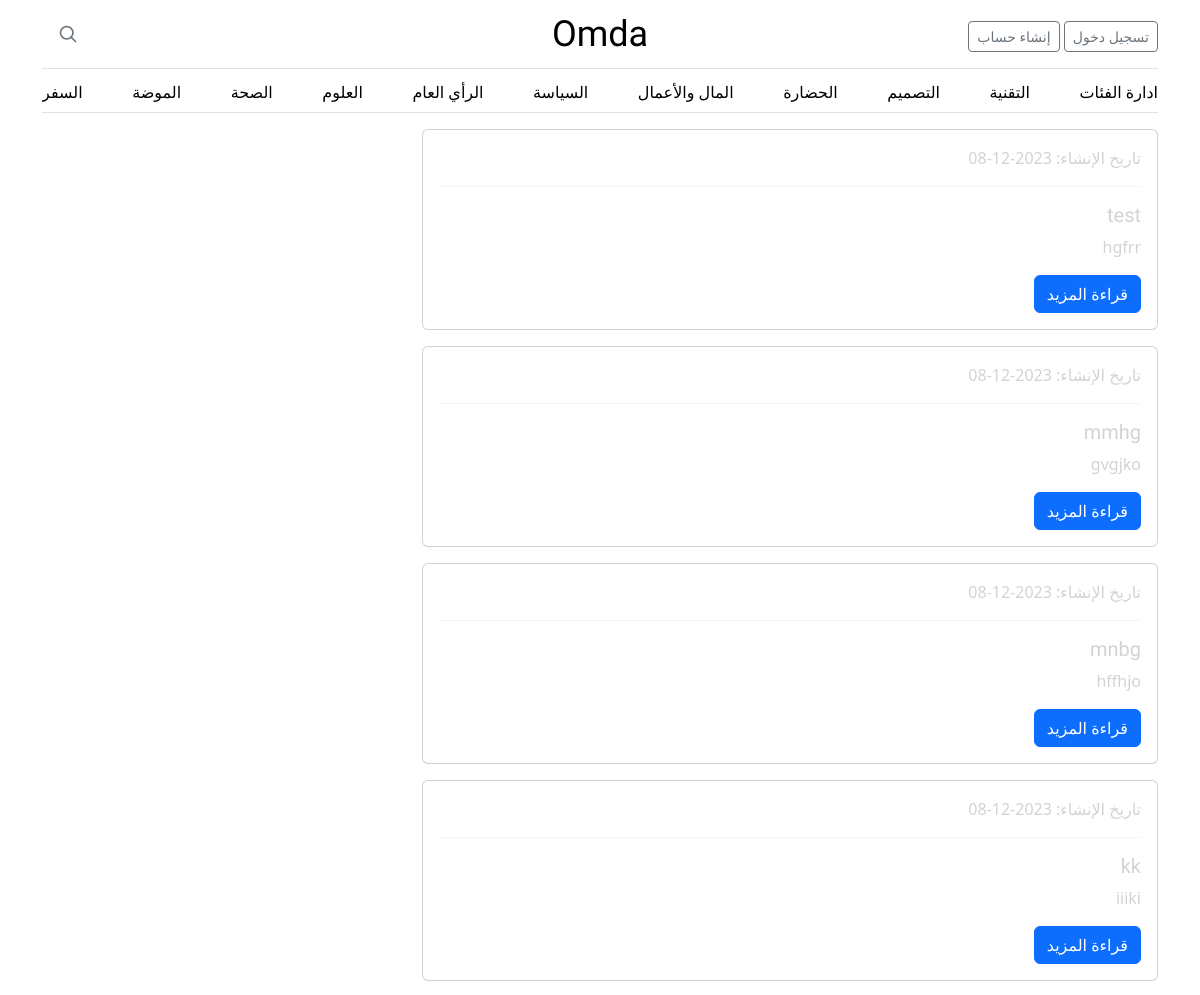
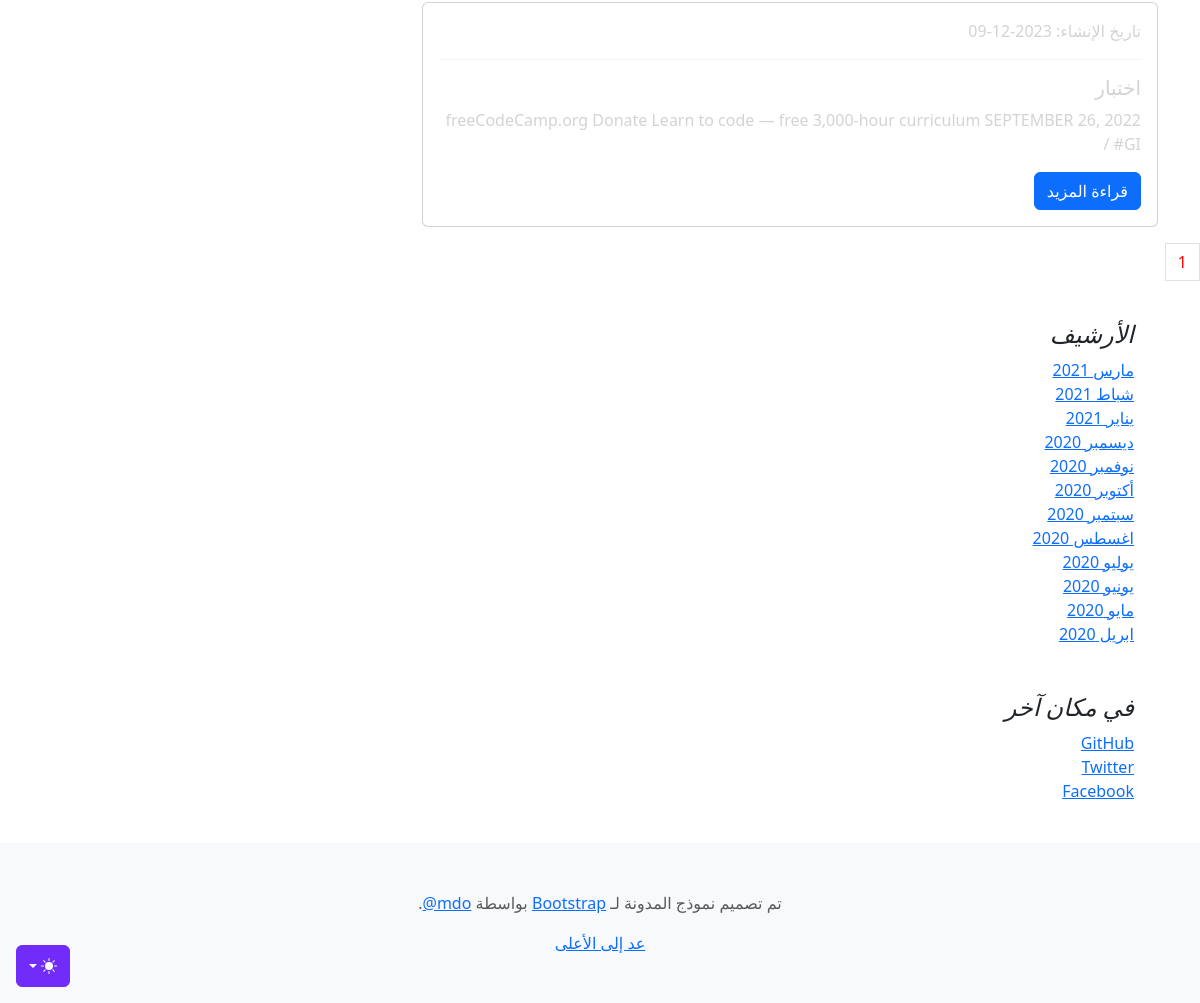
The page / on the database its author committed (2 pictures, top to bottom).
### app/models.py (models this page shows)
class Post(db.Model):
    id = db.Column(db.Integer, primary_key=True)
    title = db.Column(db.String)
    content = db.Column(db.String)
    created_at = db.Column(db.DateTime, default=datetime.utcnow)
    is_read = db.Column(db.Boolean, default=False)
    user_id = db.Column(db.Integer, db.ForeignKey("user.id"))
    category_id = db.Column(db.Integer, db.ForeignKey("category.id"))
    category = db.relationship("Category", back_populates="posts")
    comments = db.relationship(
        "Comment", back_populates="post", cascade="all, delete-orphan"
    )

### app/viwes/viwes.py (the view)
@viwe.route("/")
def index():
    page = request.args.get("page", 1, type=int)
    pagination = Post.query.order_by(Post.id).paginate(page, per_page=15)
    posts = Post.query.order_by(Post.created_at.desc()).all()
    return render_template("index.html", pagination=pagination, posts=posts)

### app/templates/index.html (shortened to what this page needs)
{% extends "layout.html" %}
{% block content %}
{% for post in pagination.items%}
<div class="container">
  <div class="row">
    <div class="col-md-8">
      <div class="card mb-3">
        <div class="card-body" style="color: {% if post.is_read %}lightgray{% else %}red{% endif %}">
<p class="card-text">تاريخ الإنشاء: {{ post.created_at.strftime("%Y-%m-%d") }}</p>
              <hr>
          <h5 class="card-title">{{ post.title }}</h5>
          <p class="card-text">{{ post.content[:100]|safe }}</p>
              <a href="/articles/{{post.id}}" class="btn btn-primary">قراءة المزيد</a>
        </div>
      </div>
    </div>
  </div>
</div>
{% endfor %}
 <nav aria-label="...">
  <ul class="pagination">
    {% for number in pagination.iter_pages() %}
               {% if pagination.page != number %}
    <li class="page-item"><a class="page-link" href="{{ url_for('viwe.index', page=number) }}">
                    {{ number }}
</a></li>
     {% else %}
            <span class='page-link' style="color:red;">{{ number }}</span>
        {% endif %}
    {% endfor %}
  </ul>
</nav>
<main class="container">
        <div class="p-4">
          <h4 class="fst-italic">الأرشيف</h4>
          <ol class="list-unstyled mb-0">
            <li><a href="#">مارس 2021</a></li>
            <li><a href="#">شباط 2021</a></li>
            <li><a href="#">يناير 2021</a></li>
            <li><a href="#">ديسمبر 2020</a></li>
            <li><a href="#">نوفمبر 2020</a></li>
            <li><a href="#">أكتوبر 2020</a></li>
            <li><a href="#">سبتمبر 2020</a></li>
            <li><a href="#">اغسطس 2020</a></li>
            <li><a href="#">يوليو 2020</a></li>
            <li><a href="#">يونيو 2020</a></li>
            <li><a href="#">مايو 2020</a></li>
            <li><a href="#">ابريل 2020</a></li>
          </ol>
        </div>
        <div class="p-4">
          <h4 class="fst-italic">في مكان آخر</h4>
          <ol class="list-unstyled">
            <li><a href="#">GitHub</a></li>
            <li><a href="#">Twitter</a></li>
            <li><a href="#">Facebook</a></li>
          </ol>
        </div>
</main>
<footer class="py-5 text-center text-body-secondary bg-body-tertiary">
  <p>تم تصميم نموذج المدونة لـ <a href="https://getbootstrap.com/">Bootstrap</a> بواسطة <a href="https://twitter.com/mdo"><bdi lang="en" dir="ltr">@mdo</bdi></a>.</p>
  <p class="mb-0">
    <a href="#">عد إلى الأعلى</a>
  </p>
</footer>
{% endblock %}

### app/static/css/blog.rtl.css (style rules this page uses)
h1, h2, h3, h4, h5, h6 { font-family: Amiri, Georgia, "Times New Roman", serif; }

### rows shown on the page
Post: created_at "2023-12-08", title "test", content "hgfrr"
Post: created_at "2023-12-08", title "mmhg", content "gvgjko"
Post: created_at "2023-12-08", title "mnbg", content "hffhjo"
Post: created_at "2023-12-08", title "kk", content "iiiki"
Post: created_at "2023-12-09", title "اختبار", content "freeCodeCamp.org Donate Learn to code — free 3,000-hour curriculum SEPTEMBER 26, 2022 / #GI"

### other values the page prints
{{ number }} "1"
